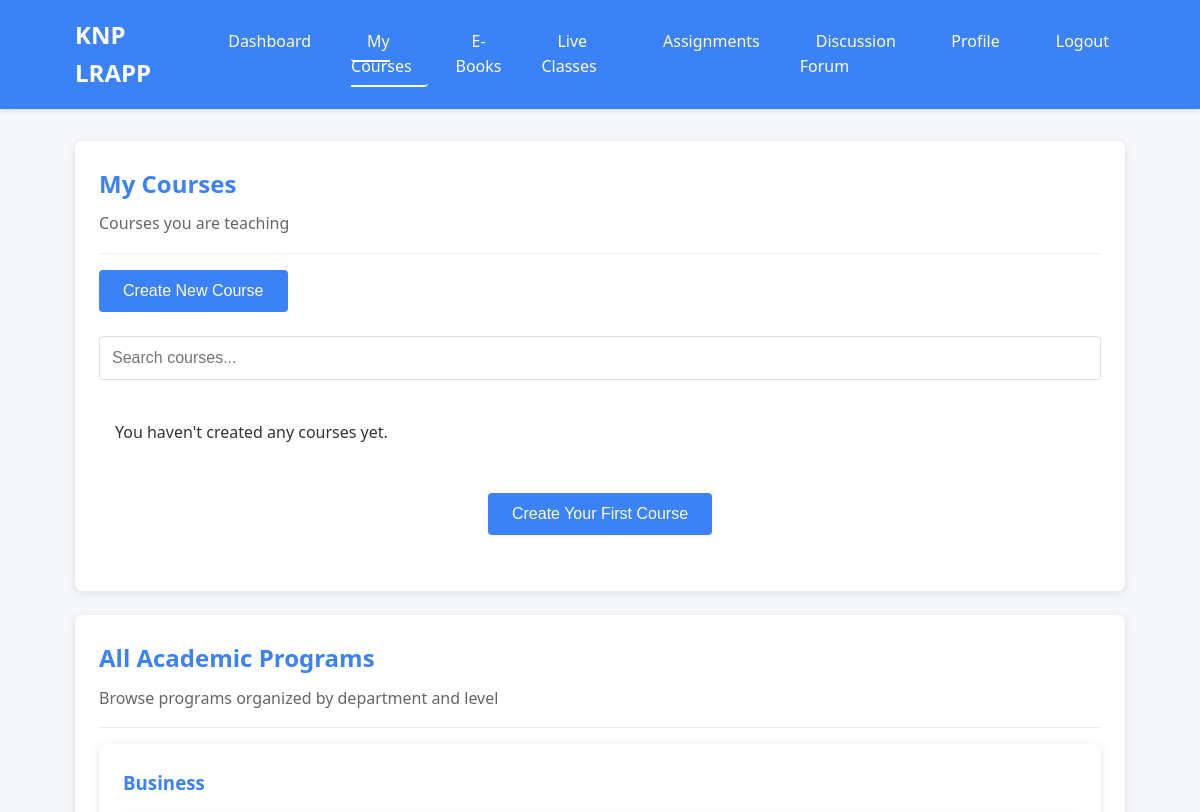
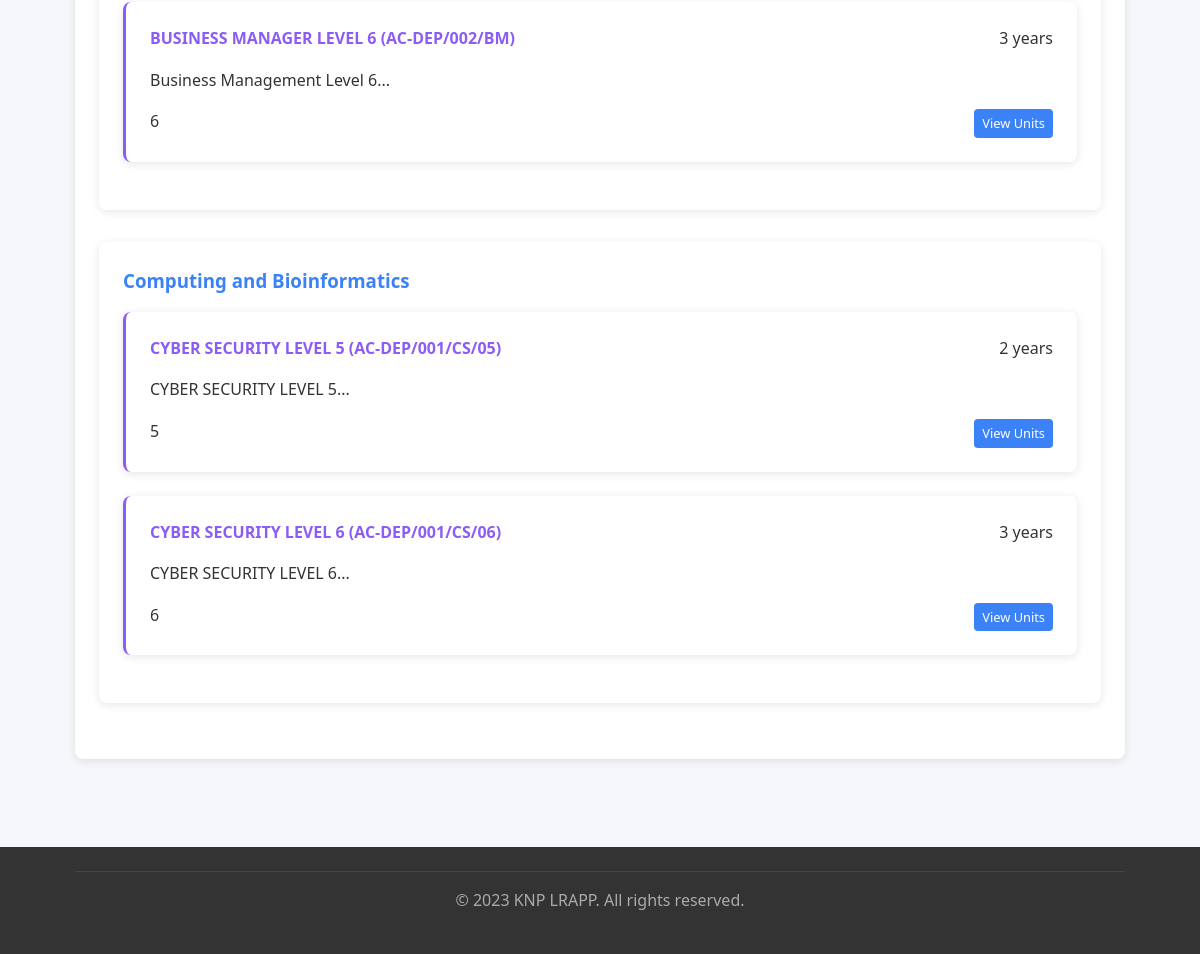
/trainer/courses.php (signed in), run on the app's committed database (2 pictures, top to bottom).
### tables this page shows
CREATE TABLE `departments` (
  `id` int NOT NULL AUTO_INCREMENT,
  `name` varchar(100) NOT NULL,
  `description` text,
  `code` varchar(20) DEFAULT NULL,
  `hod_id` int DEFAULT NULL,
  `status` enum('active','inactive') DEFAULT 'active',
  `created_at` timestamp NULL DEFAULT CURRENT_TIMESTAMP,
  `updated_at` timestamp NULL DEFAULT CURRENT_TIMESTAMP ON UPDATE CURRENT_TIMESTAMP,
  PRIMARY KEY (`id`),
  UNIQUE KEY `code` (`code`),
  KEY `hod_id` (`hod_id`),
  CONSTRAINT `departments_ibfk_1` FOREIGN KEY (`hod_id`) REFERENCES `users` (`id`) ON DELETE SET NULL
);

CREATE TABLE `programs` (
  `id` int NOT NULL AUTO_INCREMENT,
  `department_id` int DEFAULT NULL,
  `name` varchar(200) NOT NULL,
  `code` varchar(20) DEFAULT NULL,
  `description` text,
  `level` enum('3','4','5','6') DEFAULT '3',
  `duration` int DEFAULT NULL,
  `status` enum('active','inactive') DEFAULT 'active',
  `created_at` timestamp NULL DEFAULT CURRENT_TIMESTAMP,
  `updated_at` timestamp NULL DEFAULT CURRENT_TIMESTAMP ON UPDATE CURRENT_TIMESTAMP,
  PRIMARY KEY (`id`),
  UNIQUE KEY `code` (`code`),
  KEY `department_id` (`department_id`),
  CONSTRAINT `programs_ibfk_1` FOREIGN KEY (`department_id`) REFERENCES `departments` (`id`) ON DELETE CASCADE
);

### includes/functions.php (called while the page is built, shortened)
<?php
require_once 'database.php';
function getDepartmentById($id) {
    global $pdo;
    $stmt = $pdo->prepare("SELECT * FROM departments WHERE id = ?");
    $stmt->execute([$id]);
    return $stmt->fetch();
}
function getAllPrograms() {
    global $pdo;
    $stmt = $pdo->query("SELECT p.*, d.name as department_name FROM programs p JOIN departments d ON p.department_id = d.id WHERE p.status = 'active' ORDER BY d.name, p.name ASC");
    return $stmt->fetchAll();
}
?>

### trainer/courses.php (the view, shortened to what this page needs)
<?php
require_once '../includes/functions.php';
$user = getUserById($_SESSION['user_id']);
$courses = getCoursesByTrainer($user['id']);
$allPrograms = getAllPrograms();
$departmentPrograms = [];
foreach ($allPrograms as $program) {
    $deptId = $program['department_id'];
    if (!isset($departmentPrograms[$deptId])) {
        $departmentPrograms[$deptId] = [
            'department' => getDepartmentById($deptId),
            'programs' => []
        ];
    }
    $departmentPrograms[$deptId]['programs'][] = $program;
}
$levelNames = [
    'certificate' => 'Certificate Programs',
    'diploma' => 'Diploma Programs',
    'degree' => 'Degree Programs',
    'masters' => 'Masters Programs',
    'phd' => 'PhD Programs'
];
?>
<!DOCTYPE html>
<html lang="en">
<head>
    <link rel="stylesheet" href="../assets/css/style.css">
</head>
<body class="d-flex flex-column min-vh-100">
    <header>
        <div class="container header-content">
            <div class="logo"><?php echo APP_NAME; ?></div>
            <nav>
                <ul>
                    <li><a href="dashboard.php">Dashboard</a></li>
                    <li><a href="courses.php" class="active">My Courses</a></li>
                    <li><a href="ebooks.php">E-Books</a></li>
                    <li><a href="live_classes.php">Live Classes</a></li>
                    <li><a href="assignments.php">Assignments</a></li>
                    <li><a href="forum.php">Discussion Forum</a></li>
                    <li><a href="profile.php">Profile</a></li>
                    <li><a href="../logout.php">Logout</a></li>
                </ul>
            </nav>
        </div>
    </header>
    <main class="flex-shrink-0">
        <div class="container">
            <div class="card">
                <div class="card-header">
                    <h2>My Courses</h2>
                    <p>Courses you are teaching</p>
                </div>
                <button id="show-create-form" class="btn" style="margin-bottom: 1.5rem;">Create New Course</button>
                <div style="margin-bottom: 1.5rem;">
                    <input type="text" class="form-control" placeholder="Search courses...">
                </div>
                <?php if (empty($courses)): ?>
                    <div class="alert">You haven't created any courses yet.</div>
                    <div style="text-align: center; margin: 2rem 0;">
                        <button id="show-create-form" class="btn">Create Your First Course</button>
                    </div>
                <?php endif; ?>
            </div>
            <div class="card">
                <div class="card-header">
                    <h2>All Academic Programs</h2>
                    <p>Browse programs organized by department and level</p>
                </div>
                <?php foreach ($departmentPrograms as $deptId => $deptData): ?>
                <div class="card" style="margin-bottom: 2rem;">
                    <h3 style="color: var(--primary-color); margin-bottom: 1rem;">
                        <?php echo htmlspecialchars($deptData['department']['name']); ?>
                    </h3>
                    <?php foreach ($deptData['programs'] as $program): ?>
                    <div class="card" style="margin-bottom: 1.5rem; border-left: 3px solid var(--accent-color);">
                        <div style="display: flex; justify-content: space-between; align-items: center; margin-bottom: 1rem;">
                            <h4 style="margin: 0; color: var(--accent-color);">
                                <?php echo htmlspecialchars($program['name']); ?> (<?php echo htmlspecialchars($program['code']); ?>)
                            </h4>
                            <span><?php echo $program['duration']; ?> years</span>
                        </div>
                        <p><?php echo htmlspecialchars(substr($program['description'] ?? 'No description available', 0, 150)) . '...'; ?></p>
                        <div style="display: flex; justify-content: space-between; margin-top: 1rem;">
                            <span><?php echo $levelNames[$program['level']] ?? ucfirst($program['level']); ?></span>
                            <a href="program.php?id=<?php echo $program['id']; ?>" class="btn" style="padding: 0.25rem 0.5rem; font-size: 0.8rem;">View Units</a>
                        </div>
                    </div>
                    <?php endforeach; ?>
                </div>
                <?php endforeach; ?>
            </div>
        </div>
    </main>
    <footer class="footer mt-auto py-3 bg-dark text-light">
        <div class="container">
            <div style="border-top: 1px solid #444; padding: 1rem 0; text-align: center; color: #aaa;">
                <p>&copy; 2023 <?php echo APP_NAME; ?>. All rights reserved.</p>
            </div>
        </div>
    </footer>
</body>
</html>

### assets/css/style.css (style rules this page uses)
* { margin: 0; padding: 0; box-sizing: border-box; }
body { font-family: 'Segoe UI', Tahoma, Geneva, Verdana, sans-serif; background-color: #f5f7fa; color: #333; line-height: 1.6; }
.container { width: 90%; max-width: 1200px; margin: 0 auto; padding: 0 15px; }
header { background: var(--primary-color, #3B82F6); color: white; padding: 1rem 0; box-shadow: 0 2px 5px rgba(0,0,0,0.1); }
.header-content { display: flex; justify-content: space-between; align-items: center; }
.logo { font-size: 1.5rem; font-weight: bold; }
nav ul { display: flex; list-style: none; }
nav ul li { margin-left: 1.5rem; }
nav ul li a { color: white; text-decoration: none; padding: 0.5rem 1rem; border-radius: 4px; transition: background-color 0.3s; }
main { padding: 2rem 0; }
.card { background: white; border-radius: 8px; box-shadow: 0 2px 10px rgba(0,0,0,0.1); padding: 1.5rem; margin-bottom: 1.5rem; }
.card-header { border-bottom: 1px solid #eee; padding-bottom: 1rem; margin-bottom: 1rem; }
.card-header h2 { font-size: 1.5rem; color: var(--primary-color, #3B82F6); }
.form-control { width: 100%; padding: 0.75rem; border: 1px solid #ddd; border-radius: 4px; font-size: 1rem; }
.btn { display: inline-block; padding: 0.75rem 1.5rem; background: var(--primary-color, #3B82F6); color: white; border: none; border-radius: 4px; cursor: pointer; font-size: 1rem; text-decoration: none; text-align: center; transition: background-color 0.3s; }
.alert { padding: 1rem; border-radius: 4px; margin-bottom: 1rem; }
header nav ul li a.active { border-bottom: 2px solid white; }
footer { background: #333; color: white; text-align: center; padding: 1.5rem 0; margin-top: 2rem; }
.card-header h2, .card-header h3, .card-header h4 { margin: 0 0 0.5rem 0; color: var(--primary-color); }
.card-header p { margin: 0; color: #666; }
.btn { display: inline-block; padding: 0.75rem 1.5rem; background: var(--primary-color); color: white; border: none; border-radius: 4px; cursor: pointer; font-size: 1rem; text-decoration: none; text-align: center; transition: background-color 0.3s; }
header { background: var(--primary-color); color: white; padding: 1rem 0; box-shadow: 0 2px 5px rgba(0,0,0,0.1); }
.footer { background: #333; color: white; text-align: center; }

### trainer/courses.php (style rules this page uses)
body { display: flex; flex-direction: column; min-height: 100vh; }
main { flex: 1 0 auto; }
footer { flex-shrink: 0; }
header nav ul li a.active { border-bottom: 2px solid white; }

### data on the page
departments: name "Business"
programs: name "BUSINESS MANAGER LEVEL 6", code "AC-DEP/002/BM", duration "3", description "Business Management Level 6", level "6"
departments: name "Computing and Bioinformatics"
programs: name "CYBER SECURITY LEVEL 5", code "AC-DEP/001/CS/05", duration "2", description "CYBER SECURITY LEVEL 5", level "5"
programs: name "CYBER SECURITY LEVEL 6", code "AC-DEP/001/CS/06", duration "3", description "CYBER SECURITY LEVEL 6", level "6"

### other printed values
APP_NAME "KNP LRAPP"
